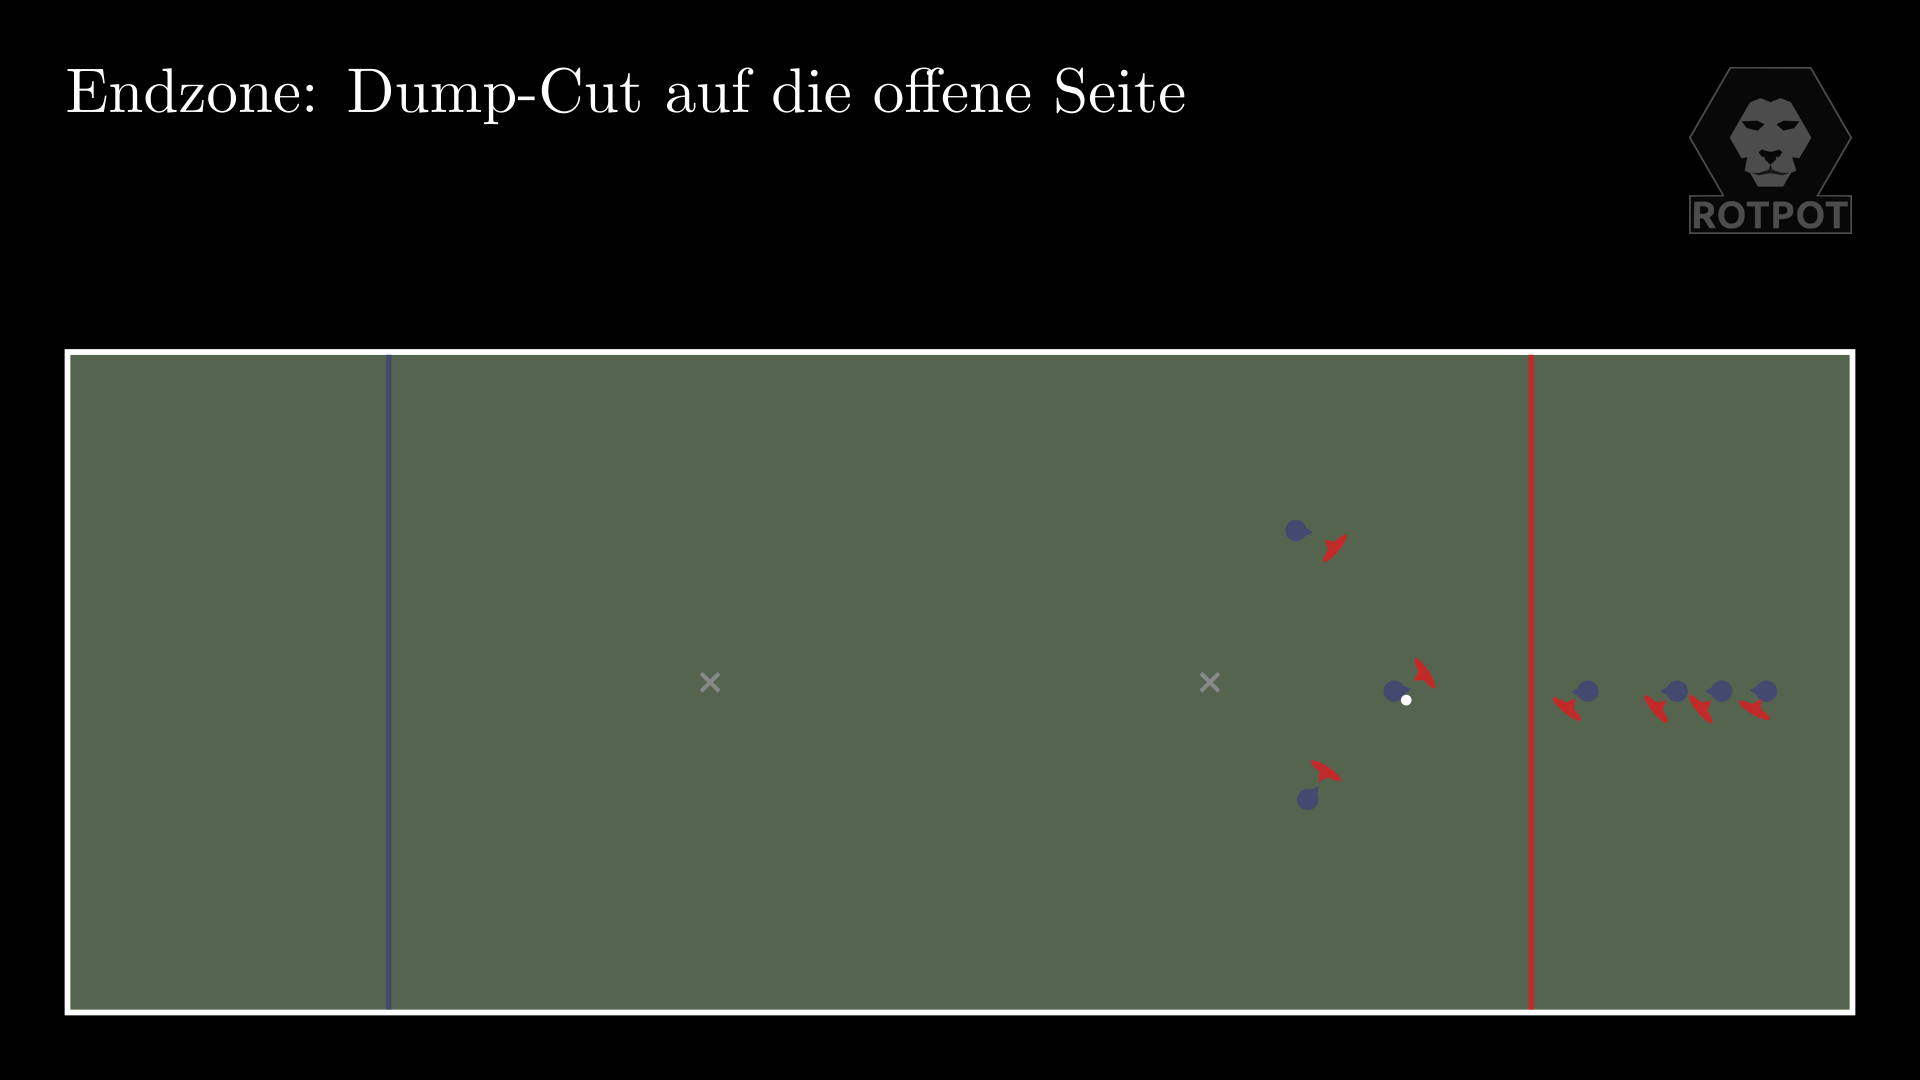

Source code (Python):
from manim_animations import create_movie
from scenes import UltimateScene


class Thumbnail(UltimateScene):
    def construct(self):
        f, s = self.prepare()
        self.write("Endzone: Dump-Cut auf die offene Seite", animate=False)


class Animation(UltimateScene):
    def construct(self):
        f, s = self.prepare()
        self.write("Endzone: Dump-Cut auf die offene Seite", animate=False)
        self.write_small("Falls Dump-Defender den initialen Breakpass verhindert", animate=False)
        # Durchlauf
        self.wait()
        f.transition(s[1], run_time=0.3)
        self.wait(0.5)
        f.transition(s[2], run_time=0.3, linear_end=True)
        f.transition(s[3], run_time=1, linear_start=True)
        f.transition(s[4], run_time=1.5)
        self.wait(2)


def render_scene():
    create_movie(Thumbnail, debug=False, hq=True)
    create_movie(Animation, debug=False, hq=True)


if __name__ == "__main__":
    render_scene()
